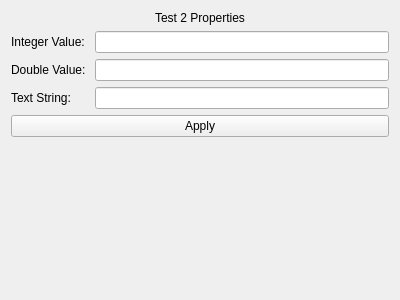
<?xml version="1.0" encoding="UTF-8"?>
<ui version="4.0">
 <class>Test2Properties_UI</class>
 <widget class="QWidget" name="Test2Properties_UI">
  <property name="geometry">
   <rect>
    <x>0</x>
    <y>0</y>
    <width>400</width>
    <height>300</height>
   </rect>
  </property>
  <property name="windowTitle">
   <string>Form</string>
  </property>
  <layout class="QGridLayout" name="gridLayout">
   <item row="2" column="1">
    <widget class="QLineEdit" name="leNumDouble">
     <property name="inputMask">
      <string/>
     </property>
    </widget>
   </item>
   <item row="0" column="0" colspan="2">
    <widget class="QLabel" name="lblTitle">
     <property name="text">
      <string>Test 2 Properties</string>
     </property>
     <property name="alignment">
      <set>Qt::AlignCenter</set>
     </property>
    </widget>
   </item>
   <item row="2" column="0">
    <widget class="QLabel" name="lblNumDouble">
     <property name="text">
      <string>Double Value: </string>
     </property>
    </widget>
   </item>
   <item row="5" column="0" colspan="2">
    <spacer name="verticalSpacer">
     <property name="orientation">
      <enum>Qt::Vertical</enum>
     </property>
     <property name="sizeHint" stdset="0">
      <size>
       <width>20</width>
       <height>40</height>
      </size>
     </property>
    </spacer>
   </item>
   <item row="3" column="1">
    <widget class="QLineEdit" name="leString"/>
   </item>
   <item row="1" column="1">
    <widget class="QLineEdit" name="leNumInt">
     <property name="inputMask">
      <string/>
     </property>
    </widget>
   </item>
   <item row="3" column="0">
    <widget class="QLabel" name="lblString">
     <property name="text">
      <string>Text String: </string>
     </property>
    </widget>
   </item>
   <item row="1" column="0">
    <widget class="QLabel" name="lblNumInt">
     <property name="text">
      <string>Integer Value: </string>
     </property>
    </widget>
   </item>
   <item row="4" column="0" colspan="2">
    <widget class="QPushButton" name="btnApply">
     <property name="text">
      <string>Apply</string>
     </property>
    </widget>
   </item>
  </layout>
 </widget>
 <resources/>
 <connections/>
</ui>
